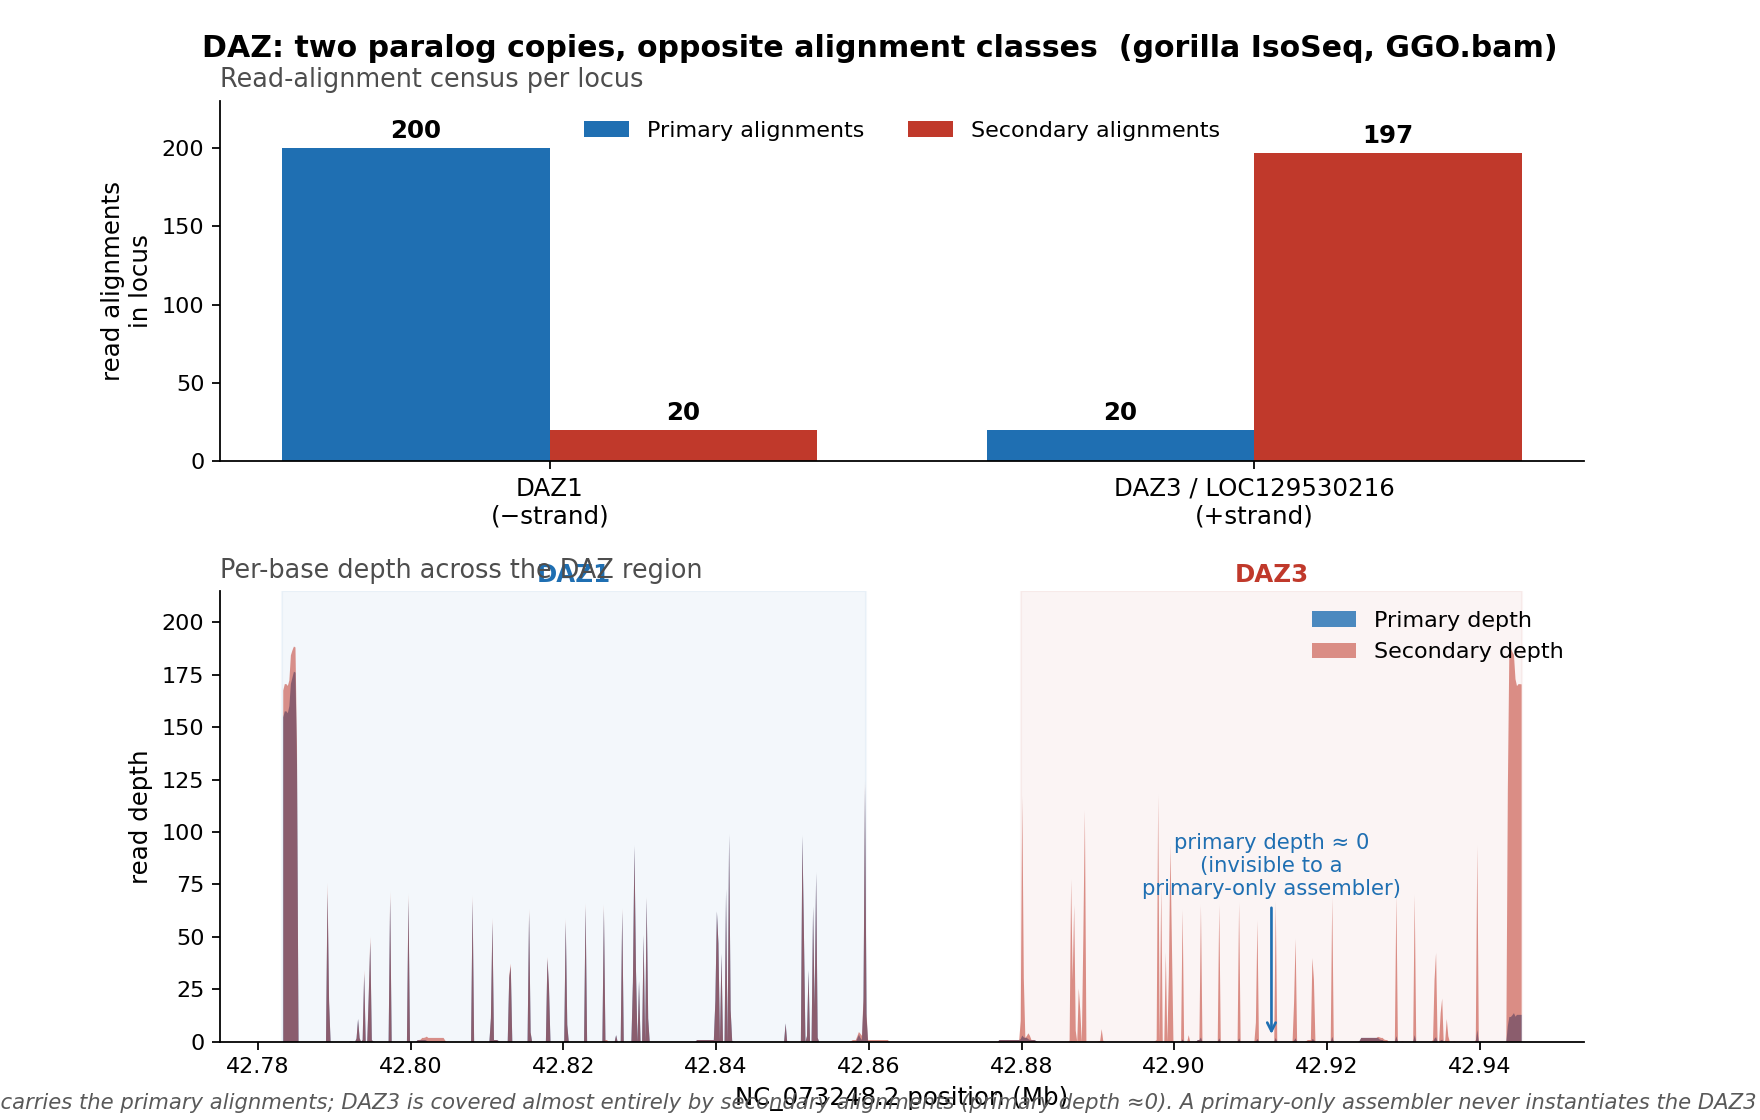

Write Python code to recreate this figure.
#!/usr/bin/env python3
"""DAZ two-locus figure: DAZ1 carries the PRIMARY alignments; DAZ3 is covered
almost entirely by SECONDARY alignments.

Pure factual claim from GGO.bam (gorilla IsoSeq). No expression/recovery claim.
Tracks:
  samtools depth -a -r CHR:SPAN -G 0x900          GGO.bam  -> primary  (excl. 0x100+0x800)
  samtools depth -a -r CHR:SPAN -g 0x100 -G 0x800 GGO.bam  -> secondary (req 0x100, excl 0x800)
Counts (samtools view -c):
  DAZ1: 200 primary / 20 secondary     DAZ3: 20 primary / 197 secondary
"""
import numpy as np
import matplotlib
matplotlib.use("Agg")
import matplotlib.pyplot as plt

CHR = "NC_073248.2"
DAZ1 = (42_783_133, 42_859_657)   # - strand
DAZ3 = (42_879_918, 42_945_552)   # + strand  (LOC129530216)
COUNTS = {"DAZ1": (200, 20), "DAZ3": (20, 197)}  # (primary, secondary)

PRIM = "#1f6fb2"   # blue
SEC  = "#c0392b"   # red
mb = 1e6

def load(path):
    a = np.loadtxt(path, usecols=(1, 2), dtype=np.int64)
    return a[:, 0], a[:, 1]

pp, pdp = load("/tmp/daz_depth_primary.txt")
sp, sdp = load("/tmp/daz_depth_secondary.txt")

def binned(pos, dep, step=200):
    n = (len(pos) // step) * step
    return pos[:n].reshape(-1, step).mean(1), dep[:n].reshape(-1, step).mean(1)

bpp, bpd = binned(pp, pdp)
bsp, bsd = binned(sp, sdp)

fig = plt.figure(figsize=(11, 7))
gs = fig.add_gridspec(2, 1, height_ratios=[1, 1.25], hspace=0.32)

# ---------- Panel A: grouped read-count bars ----------
axA = fig.add_subplot(gs[0])
loci = ["DAZ1\n(−strand)", "DAZ3 / LOC129530216\n(+strand)"]
x = np.arange(2)
w = 0.38
prim_counts = [COUNTS["DAZ1"][0], COUNTS["DAZ3"][0]]
sec_counts  = [COUNTS["DAZ1"][1], COUNTS["DAZ3"][1]]
b1 = axA.bar(x - w/2, prim_counts, w, label="Primary alignments", color=PRIM)
b2 = axA.bar(x + w/2, sec_counts,  w, label="Secondary alignments", color=SEC)
axA.bar_label(b1, fontsize=11, fontweight="bold", padding=2)
axA.bar_label(b2, fontsize=11, fontweight="bold", padding=2)
axA.set_xticks(x); axA.set_xticklabels(loci, fontsize=11)
axA.set_ylabel("read alignments\nin locus", fontsize=11)
axA.set_ylim(0, 230)
axA.legend(fontsize=10, frameon=False, loc="upper center", ncol=2)
for s in ("top", "right"):
    axA.spines[s].set_visible(False)
axA.set_title("Read-alignment census per locus", fontsize=11.5, loc="left", color="0.3")

# ---------- Panel B: overlaid depth tracks ----------
axB = fig.add_subplot(gs[1])
axB.axvspan(DAZ1[0]/mb, DAZ1[1]/mb, color=PRIM, alpha=0.05)
axB.axvspan(DAZ3[0]/mb, DAZ3[1]/mb, color=SEC,  alpha=0.05)
axB.fill_between(bpp/mb, bpd, color=PRIM, alpha=0.80, linewidth=0, label="Primary depth")
axB.fill_between(bsp/mb, bsd, color=SEC,  alpha=0.55, linewidth=0, label="Secondary depth")
axB.set_xlabel("%s position (Mb)" % CHR, fontsize=11)
axB.set_ylabel("read depth", fontsize=11)
axB.set_ylim(0, 215)
axB.legend(fontsize=10, frameon=False, loc="upper right")
for s in ("top", "right"):
    axB.spines[s].set_visible(False)

c1 = (DAZ1[0]+DAZ1[1])/2/mb
c3 = (DAZ3[0]+DAZ3[1])/2/mb
axB.annotate("DAZ1", xy=(c1, 1), xycoords=("data", "axes fraction"),
             xytext=(0, 2), textcoords="offset points", ha="center", va="bottom",
             fontsize=11, fontweight="bold", color=PRIM)
axB.annotate("DAZ3", xy=(c3, 1), xycoords=("data", "axes fraction"),
             xytext=(0, 2), textcoords="offset points", ha="center", va="bottom",
             fontsize=11, fontweight="bold", color=SEC)
# call out the key fact: primary depth ~0 on DAZ3
axB.annotate("primary depth ≈ 0\n(invisible to a\nprimary-only assembler)",
             xy=(c3, 1.5), xytext=(c3, 70), ha="center", fontsize=9.5, color=PRIM,
             arrowprops=dict(arrowstyle="->", color=PRIM, lw=1.2))
axB.set_title("Per-base depth across the DAZ region", fontsize=11.5, loc="left", color="0.3")

fig.suptitle("DAZ: two paralog copies, opposite alignment classes  (gorilla IsoSeq, GGO.bam)",
             fontsize=13.5, fontweight="bold", y=0.97)
fig.text(0.5, 0.01,
         "DAZ1 carries the primary alignments; DAZ3 is covered almost entirely by secondary alignments "
         "(primary depth ≈0). A primary-only assembler never instantiates the DAZ3 locus.",
         ha="center", fontsize=9.5, style="italic", color="0.35")

fig.subplots_adjust(top=0.91, bottom=0.07)
out = "/mnt/c/Users/jfris/Desktop/Rustle/bench/paralog_secondary_scan/daz_primary_vs_secondary.png"
fig.savefig(out, dpi=160)
print("wrote", out)
